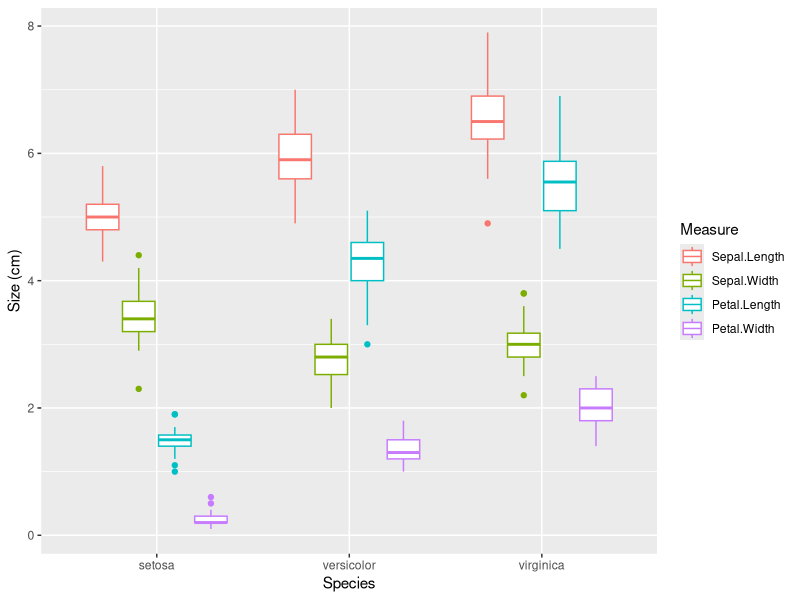

Generate this figure with R:
set.seed(123) 
dados <- data.frame(
  fator1 = factor(rep(c("A", "B"), each = 30)),
  fator2 = factor(rep(c("X", "Y"), times = 30)),
  medida1 = rnorm(60, mean = 50, sd = 10),
  medida2 = rnorm(60, mean = 60, sd = 15),
  medida3 = rnorm(60, mean = 55, sd = 20)
)

modelo_manova <- manova(cbind(medida1, medida2, medida3) ~ fator1 * fator2, 
                        data = dados)

sumario <- summary(modelo_manova, intercept = FALSE)
sumario$SS


library(reshape2)  # for melt() function
library(ggplot2)
data(iris)
Iris.long <- melt(iris, 
                  id=c('Species'), 
                  measured=c('Sepal.Length', 'Sepal.Width',
                             'Petal.Length', 'Petal.Width'))
names(Iris.long) <- c('Group', 'Measure', 'Frequency')
IrisBoxplot <- ggplot2::ggplot(Iris.long, 
                               ggplot2::aes(Group, 
                                            Frequency, 
                                            color = Measure)) +
  ggplot2::geom_boxplot() + 
  ggplot2::labs(x='Species', 
                y='Size (cm)', 
                color='Measure') 
plot(IrisBoxplot)
rm(Iris.long)

setosa_vs_versicolor <- c(1, -1, 0)
contrasts(iris$Species) <- setosa_vs_versicolor
fit <- lm(cbind(Sepal.Length, Sepal.Width, Petal.Length, Petal.Width) ~ Species, 
              data = iris)
summary(fit)
